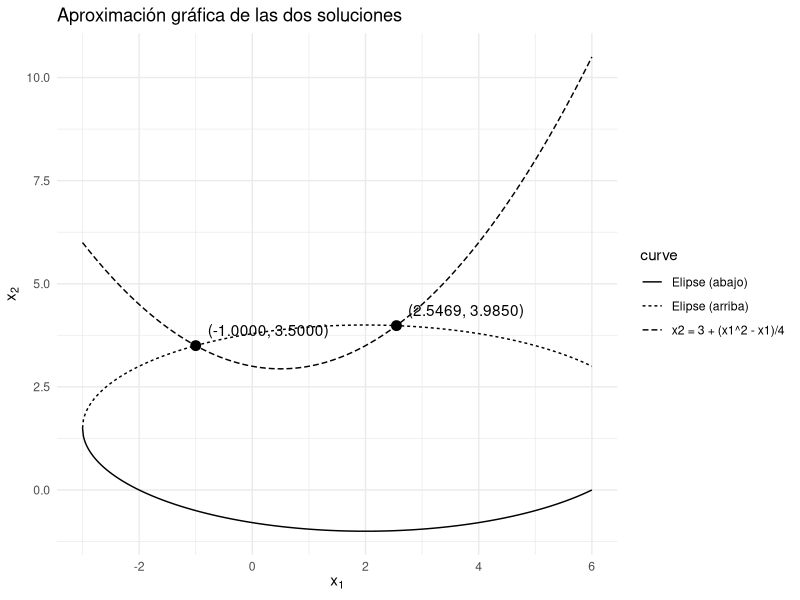

Recreate this plot in R.
## ---- chunk 1
#| code-fold: true

punto.fijo.vv <- function(p0, F, tol = 1e-8, N = 100){
  x.prev <- as.numeric(p0)
  m <- length(p0)
  x.next <- x.prev
  for (i in 1:N) {
    for (j in 1:m) {
      x.next[j] <- F[[j]](x.prev)
    }
    if(abs(max(x.next - x.prev)) < tol){
      return(x.next)
    }
    x.prev <- x.next
  }
  return(paste0("Numero maximo de iteraciones excedido: ", N))
}

#Prueba
f1 <- function(x) (1/3)*cos(x[2]*x[3]) + 1/6
f2 <- function(x) (1/9)*sqrt(x[1]^2 + sin(x[3]) + 1.06) - 0.1
f3 <- function(x) -(1/20)*exp(-x[1]*x[2]) - (10*pi - 3)/60

F <- list(f1, f2, f3)

p0 <- c(0, 0, 0)
sol <- punto.fijo.vv(p0, F)
sol
## ---- chunk 2
#| code-fold: true

#funciones auxiliares
evaluar.componente <- function(gj, x){
  return(gj(x))
}

evaluar.funcion.vectorial <- function(G, x){
  vapply(G, evaluar.componente, numeric(1), x = x)
}

calcular.jacobiano <- function(G, x, h = sqrt(.Machine$double.eps)){
  x <- as.numeric(x)
  m <- length(x)
  J <- matrix(0, nrow = m, ncol = m)
  for (j in 1:m) {
    ej <- rep(0, m)
    ej[j] <- 1
    fp <- evaluar.funcion.vectorial(G, x + h * ej)
    fm <- evaluar.funcion.vectorial(G, x - h * ej)
    J[, j] <- (fp - fm)/(2*h)
  }
  return(J)
}

#funcion
newton.raphson.vv <- function(p0, F, tol = 1e-8, N = 50){
  x.prev <- as.numeric(p0)
  for (i in 1:N) {
    J <- calcular.jacobiano(F, x.prev)
    Fx <- evaluar.funcion.vectorial(F, x.prev)
    delta <- try(solve(J, Fx), silent = TRUE)
    if(inherits(delta, "try-error") || any(!is.finite(delta))) {
      stop("Falla al resolver el sistema lineal: jacobiana singular o mal condicionada")
    }
    x.next <- x.prev - as.numeric(delta)
    
    if(abs(max(x.next - x.prev)) < tol){
      return(x.next)
    }
    x.prev <- x.next
  }
  return("Numero maximo de iteraciones excedido")
}

#prueba
r1 <- function(x) x[1]^2 + x[2]^2 + 0.6*x[2] - 0.16
r2 <- function(x) x[1]^2 - x[2]^2 + x[1] -1.6*x[2] - 0.14

R <- list(r1, r2)
p0 <- c(0.6, 0.25)

sol <- newton.raphson.vv(p0, R)
sol
## ---- chunk 3
#| code-fold: true

newton.kantorovich.vv <- function(p0, F, tol = 1e-8, N = 50){
  x.prev <- as.numeric(p0)
  J <- calcular.jacobiano(F, p0)
  for (i in 1:N) {
    Fx <- evaluar.funcion.vectorial(F, x.prev)
    delta <- try(solve(J, Fx), silent = TRUE)
    if(inherits(delta, "try-error") || any(!is.finite(delta))) {
      stop("Falla al resolver el sistema lineal: jacobiana singular o mal condicionada")
    }
    x.next <- x.prev - as.numeric(delta)
    
    if(abs(max(x.next - x.prev)) < tol){
      return(x.next)
    }
    x.prev <- x.next
  }
  return("Numero maximo de iteraciones excedido")
}

#prueba
r1 <- function(x) x[1]^2 + x[2]^2 + 0.6*x[2] - 0.16
r2 <- function(x) x[1]^2 - x[2]^2 + x[1] -1.6*x[2] - 0.14

R <- list(r1, r2)
p0 <- c(0.6, 0.25)

sol <- newton.kantorovich.vv(p0, R)
sol
## ---- chunk 4
#| code-fold: true

f1 <- function(x) sqrt((x[1]*x[2] + 5*x[1] - 1)/(2))
f2 <- function(x) sqrt(x[1] + 3*log10(x[1]))

F <- list(f1, f2)
punto.fijo.vv(c(1,1), F)
## ---- chunk 5
#| echo: false

# Raíz lineal:
x1_lin <- -1

# Raíces del cúbico con polyroot:
coef_cub <- c(-48, 20, -3, 1)  # -48 + 20 x + (-3) x^2 + 1 x^3
r <- polyroot(coef_cub)

# Quedarse con las reales
x1_cub_real <- Re(r[abs(Im(r)) < 1e-10])

# Juntar raíces reales de todo el polinomio:
x1_solutions <- c(x1_lin, x1_cub_real)

# 2) Recuperar x2 desde la fórmula x2 = 3 + (x1^2 - x1)/4
x2_from_x1 <- function(x1) 3 + (x1^2 - x1)/4
x2_solutions <- x2_from_x1(x1_solutions)

sol <- data.frame(
  x1 = x1_solutions,
  x2 = x2_solutions
)

## ---- chunk 6
#| echo: false
library(ggplot2)

# Curva 1: x2 = 3 + (x1^2 - x1)/4
xgrid <- seq(-3, 6, length.out = 600)
curve1 <- data.frame(
  x1 = xgrid,
  x2 = 3 + (xgrid^2 - xgrid)/4,
  curve = "x2 = 3 + (x1^2 - x1)/4"
)

# Curva 2 (elipse): (x1-2)^2 + 4(x2-1.5)^2 = 25
rhs <- 25 - (xgrid - 2)^2
mask <- rhs >= 0
ell_top <- data.frame(
  x1 = xgrid[mask],
  x2 = 1.5 + 0.5 * sqrt(rhs[mask]),
  curve = "Elipse (arriba)"
)
ell_bot <- data.frame(
  x1 = xgrid[mask],
  x2 = 1.5 - 0.5 * sqrt(rhs[mask]),
  curve = "Elipse (abajo)"
)

# Intersecciones
pts <- data.frame(
  x1 = x1_solutions,
  x2 = x2_solutions
)

ggplot() +
  geom_line(data = curve1, aes(x = x1, y = x2, linetype = curve)) +
  geom_line(data = ell_top, aes(x = x1, y = x2, linetype = curve)) +
  geom_line(data = ell_bot, aes(x = x1, y = x2, linetype = curve)) +
  geom_point(data = pts, aes(x = x1, y = x2), size = 3) +
  geom_text(data = pts,
            aes(x = x1, y = x2, label = sprintf("(%.4f, %.4f)", x1, x2)),
            hjust = -0.1, vjust = -0.8) +
  labs(x = expression(x[1]), y = expression(x[2]),
       title = "Aproximación gráfica de las dos soluciones") +
  theme_minimal()
## ---- chunk 7
#| code-fold: true

f1 <- function(x) x[1]*(1-x[1]) + 4*x[2] - 12
f2 <- function(x) (x[1] - 2)^2 + (2*x[2] - 3)^2 - 25
F <- list(f1, f2)
newton.raphson.vv(c(-1, 3), F)
newton.raphson.vv(c(2.5, 4), F)
newton.kantorovich.vv(c(-1,3), F)
newton.kantorovich.vv(c(2.5, 4), F)
## ---- chunk 8
#| code-fold: true

f1 <- function(x) 15*x[1] + x[2]^2 - 4*x[3] - 13
f2 <- function(x) x[1]^2 + 10*x[2] - x[3] - 11
f3 <- function(x) x[2]^3 -25*x[3] + 22
F <- list(f1, f2, f3)

newton.raphson.vv(c(0, 0, 0), F)
newton.kantorovich.vv(c(0, 0, 0), F)
